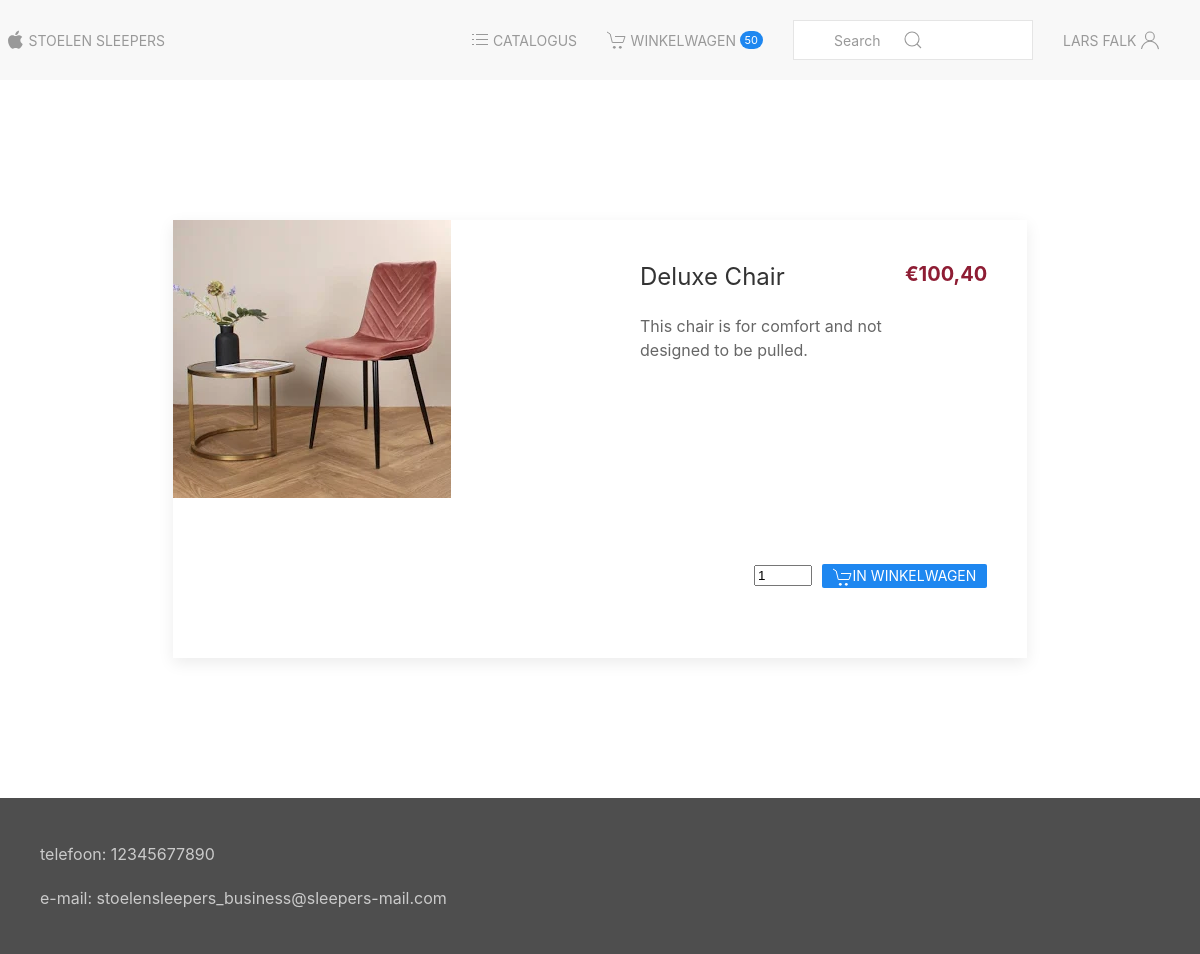
The app's page /dev/product.php?product_id=4 (signed in) with its own data.
### tables this page shows
CREATE TABLE `products` (
  `ID` int(255) NOT NULL,
  `name` varchar(50) NOT NULL,
  `description` varchar(250) NOT NULL,
  `price` float NOT NULL,
  `image` varchar(50) NOT NULL,
  `categorie_id` int(255) NOT NULL
);

### dev/src/database/Database.class.php (called while the page is built, shortened)
<?php
class Database extends PDO
{
    public function runSql(string $sql, array $params = []): array
    {
        $query = $this->prepare($sql);
        $query->execute($params);
        return $query->fetchAll(PDO::FETCH_ASSOC);
    }
}

### dev/src/helpers/price.helper.php (called while the page is built, shortened)
<?php
class PriceHelper
{
    public function parseFloatToPrice(float $float): string
    {
        $stringFloat = (string) $float;
        $stringFloat = str_replace(".", ",", $stringFloat);
        $decimals = preg_split("/,/", $stringFloat);
        $decimals = (string) $decimals[1];
        if (
            !str_ends_with($decimals, "0") && !str_ends_with($decimals, "-")
            && strlen($decimals) < 2
        ) {
            $stringFloat .= "0";
        }
        return $stringFloat;
    }
}

### dev/product.php (the view, shortened to what this page needs)
<?php
include_once("./src/database/Database.class.php");
include_once("./src/helpers/price.helper.php");
$PriceHelper = new PriceHelper();
try {
    $dbconn = new Database();
    $productId = $_GET["product_id"];
    $sql = "SELECT * FROM products WHERE ID = :id";
    $recset = $dbconn->runSql($sql, [':id' => $productId]);
    if (empty($recset)) {
        $recset = $dbconn->runSql($sql, [':id' => 1])[0];
    } else {
        $recset = $recset[0];
    }
} catch (PDOException $e) {
    echo ("connection failed: " . $e->getMessage());
}
include_once("template/head.inc.php");
?>
<main>
    <div class="uk-container">
        <div class="uk-flex uk-flex-center uk-flex-wrap uk-flex-wrap-around">
            <div class="uk-flex-column">
                <div class="uk-flex-row@xl">
                    <div class="uk-card uk-card-default uk-grid-collapse uk-child-width-1-2@s uk-margin" uk-grid>
                        <section class="uk-width-1-2 uk-card-media-left">
                            <img src="<?= $recset["image"] ?>" class="" alt="" title="" />
                        </section>
                        <div>
                            <div class="uk-card-body">
                                <div class="uk-flex">
                                    <div class="uk-flex-row">
                                        <h2 class="uk-card-title"><?= $recset["name"] ?></h2>
                                        <p><?= $recset["description"] ?></p>
                                    </div>
                                    <div class="uk-flex-row">
                                        <div class="uk-flex-column">
                                            <h4 class="price-text">
                                                &euro;<?= $PriceHelper->parseFloatToPrice($recset["price"]) ?></h4>
                                        </div>
                                    </div>
                                </div>
                            </div>
                            <div class="uk-column-1-1 uk-margin-xlarge-top">
                                <div class="uk-container uk-margin-medium-right">
                                    <div class="uk-flex uk-flex-right">
                                        <form class="uk-margin-large" name="cart"
                                            action="src/formHandlers/toCart.handler.php" method="POST">
                                            <div uk-form-custom="target: true">
                                                <input name="amount" type="number"
                                                    class="uk-form-width-xsmall uk-margin-xsmall-right" value="1"
                                                    min="1" max="50" required
                                                    oninput="enableToCartIfProductAmountGood()">
                                                <button name="toCart" type="submit"
                                                    class="uk-label uk-button uk-button-primary"><span
                                                        uk-icon="icon: cart"></span>in Winkelwagen</button>
                                            </div>
                                        </form>
                                    </div>
                                </div>
                            </div>
                        </div>
                    </div>
                </div>
            </div>
        </div>
    </div>
</main>
<?php
include_once("template/foot.inc.php");

### records on screen
products: image (picture), name "Deluxe Chair", description "This chair is for comfort and not designed to be pulled.", price "100,40"

### other values on screen
$CartHelper->getCartSize() "50"
$login->getUser()["first_name"] "LARS"
$login->getUser()["last_name"] "FALK"
